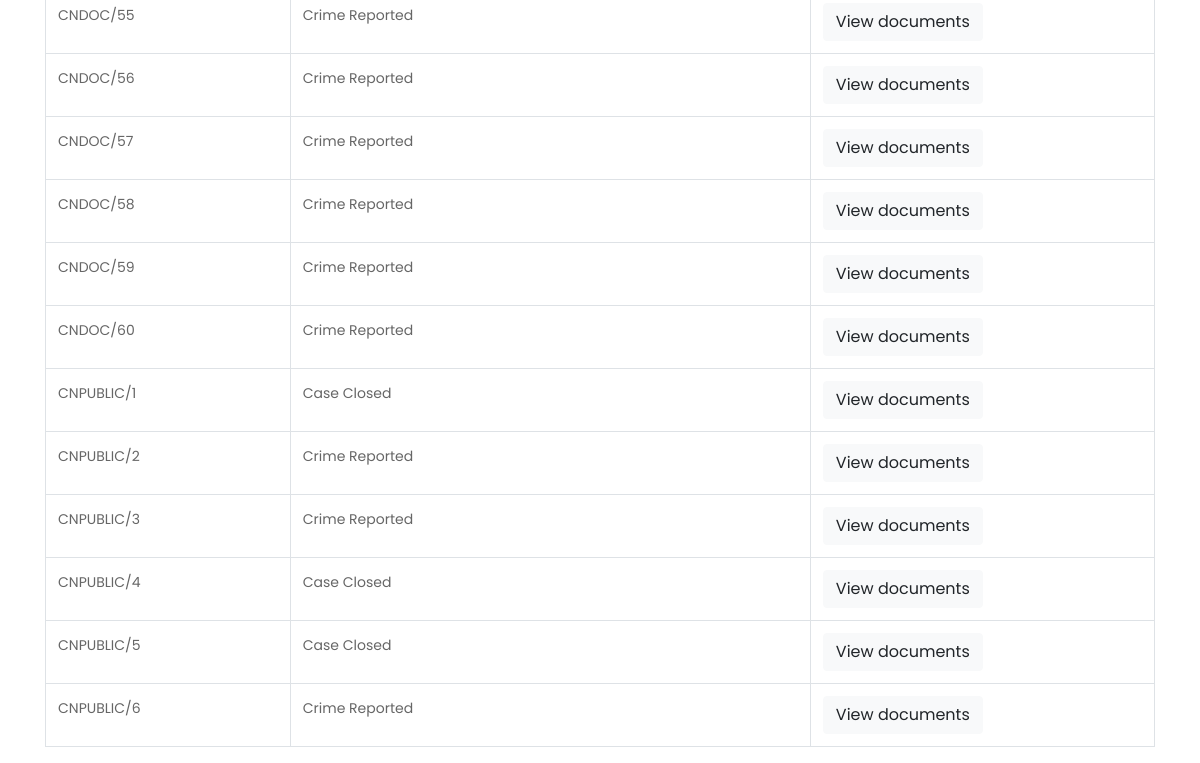
The app's page /control_page (lower part), older data.
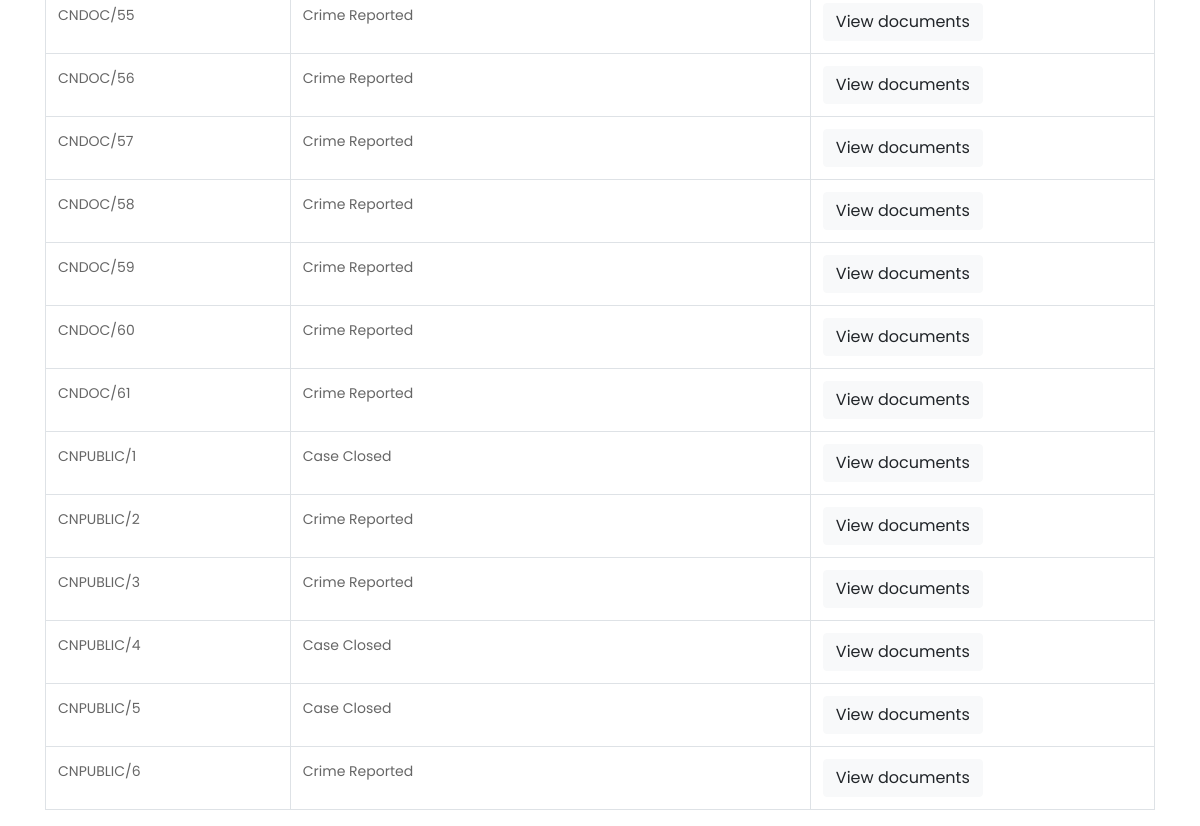
The same page, newer data.
### crimeapp/models.py (models this page shows, shortened)
class DocReport(models.Model):
    i_name = models.CharField(max_length=100)
    ano=models.CharField(max_length=12, default='')
    email = models.EmailField(null=True,blank=True)
    descri = models.TextField(null=True,blank=True)
    victimDescri = models.TextField(null=True,blank=True)
    witnessInfo = models.TextField(null=True,blank=True)
    delay_report = models.TextField(null=True,blank=True)
    evidence_image = models.FileField(upload_to='evidence_images/',null=True,blank=True)
    list_user=models.ForeignKey(CustomUser,on_delete=models.CASCADE,null=True,blank=True)
    THREAT_CHOICES = [
        ('Yes', 'Yes'),
        ('No', 'No'),
    ]
    threat = models.CharField(
        blank=True,
        max_length=3,
        choices=THREAT_CHOICES,
        default='No',  # You can set the default value to 'No' if desired
        verbose_name='Any kind of Threat or Violence faced'
    )
    STATUS_CHOICES = (
        ('Crime Reported', 'Crime Reported'),
        ('Preliminary Investigation completed', 'Preliminary Investigation completed'),
        ('Inquiry and Investigation in progress', 'Inquiry and Investigation in progress'),
        ('Inquiry and Investigation completed', 'Inquiry and Investigation completed'),
        ('Arrest and Detention', 'Arrest and Detention'),
        ('Case Closure in progress', 'Case Closure in progress'),
        ('Case Closed', 'Case Closed'),
    )
    status = models.CharField(max_length=100, choices=STATUS_CHOICES, default='Crime Reported',null=True,blank=True)

class PublicReport(models.Model):
    info_name = models.CharField(max_length=100)
    mail = models.EmailField(null=True,blank=True)
    reporter_location = models.CharField(max_length=100)
    spec_location = models.ForeignKey(SpecLoc, on_delete=models.SET_NULL, null=True, blank=True)
    offen_type = models.CharField(max_length=100,null=True,blank=True)
    datetime = models.DateTimeField(null=True,blank=True)
    aadhno=models.CharField(max_length=12, default='')
    description = models.TextField()
    victimDescription = models.TextField(null=True,blank=True)
    witnessInformation = models.TextField(null=True,blank=True)
    offenderDescription = models.TextField(null=True,blank=True)
    delay = models.TextField(null=True,blank=True)
    list_user=models.ForeignKey(CustomUser,on_delete=models.CASCADE,null=True,blank=True)
    STATUS_CHOICES = (
        ('Crime Reported', 'Crime Reported'),
        ('Preliminary Investigation completed', 'Preliminary Investigation completed'),
        ('Inquiry and Investigation in progress', 'Inquiry and Investigation in progress'),
        ('Inquiry and Investigation completed', 'Inquiry and Investigation completed'),
        ('Arrest and Detention', 'Arrest and Detention'),
        ('Case Closure in progress', 'Case Closure in progress'),
        ('Case Closed', 'Case Closed'),
    )
    status = models.CharField(max_length=100, choices=STATUS_CHOICES, default='Crime Reported')

### crimeapp/views.py (the view)
# urls.py: path('control_page', views.control_page, name='control_page'),
def control_page(request):
    crime_reports = CrimeReport.objects.all()
    doc_reports = DocReport.objects.all()
    public_reports = PublicReport.objects.all()
    data1 = CrimeReport.objects.all()
    data2 = DocReport.objects.all()
    data3 = PublicReport.objects.all()
    return render(request,'control_page.html', {
            'crime_reports': crime_reports,
            'doc_reports': doc_reports,
            'public_reports': public_reports,
            'data_from_model1': data1,
            'data_from_model2': data2,
            'data_from_model3': data3,
        })

### templates/control_page.html (shortened to what this page needs)
{% load static %}
<!DOCTYPE html>
<html lang="en">
   <head>
      <link rel="stylesheet" type="text/css" href="{% static 'css/bootstrap.min.css' %}">
      <link rel="stylesheet" type="text/css" href="{% static 'css/style.css' %}">
      <link rel="stylesheet" href="{% static 'css/responsive.css' %}">
      <link rel="stylesheet" href="{% static 'css/jquery.mCustomScrollbar.min.css' %}">
      <link rel="stylesheet" href="https://netdna.bootstrapcdn.com/font-awesome/4.0.3/css/font-awesome.css">
      <link href="https://cdnjs.cloudflare.com/ajax/libs/owl-carousel/1.3.3/owl.carousel.css" rel="stylesheet" />
    </head>
   <body style='font-family:Poppins,sans-serif;'>
      <br><br><br><br>
<div class="container">
    <table class="table table-bordered">
        <tbody>
            {% for report_d in doc_reports %}
            <tr>
                <td>CNDOC/{{ report_d.id }}</td>
                <td>{{ report_d.status }}</td>
                <td>
                    <a href="{% url 'view_doc' report_d.id %}"><button class="btn btn-light edit-button" >View documents</button></a><input type="hidden" name="doc_id" id="docId{{ report_d.id }}" value="{{ report_d.id }}">
                </td>
            </tr>
            {% endfor %}
            {% for report_p in public_reports %}
            <tr>
                <td>CNPUBLIC/{{ report_p.id }}</td>
                <td>{{ report_p.status }}</td>
                <td>
                    <a href="{% url 'view_public' report_p.id %}"><button class="btn btn-light edit-button" >View documents</button></a><input type="hidden" name="doc_id" id="docId{{ report_p.id }}" value="{{ report_p.id }}">
                </td>
            </tr>
           {% endfor %}
        </tbody>
    </div>
</body>
</html>

Row changes from the older to the newer data that the page shows:
added DocReport: id "61", status "Crime Reported"
